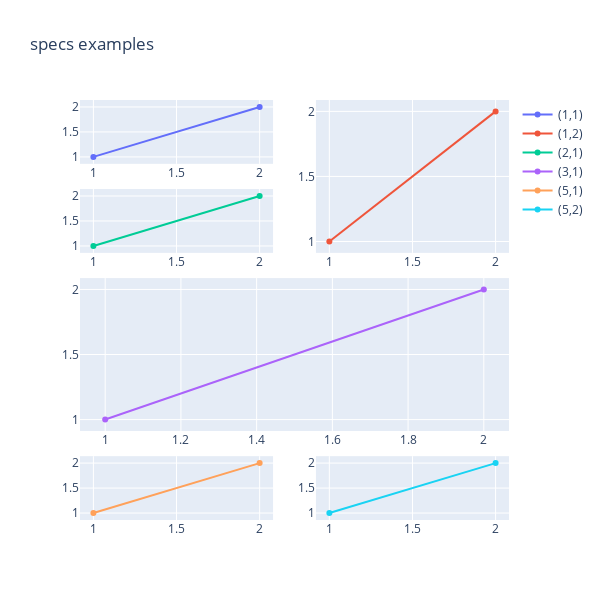

The notebook cell saved with this chart:
### Markdown cell above
### **Colspan**

### Code cell
from plotly.subplots import make_subplots
import plotly.graph_objects as go

fig = make_subplots(
    rows=5, cols=2,
    specs=[[{}, {"rowspan": 2}],
           [{}, None],
           [{"rowspan": 2, "colspan": 2}, None],
           [None, None],
           [{}, {}]],
    print_grid=True)

fig.add_trace(go.Scatter(x=[1, 2], y=[1, 2], name="(1,1)"), row=1, col=1)
fig.add_trace(go.Scatter(x=[1, 2], y=[1, 2], name="(1,2)"), row=1, col=2)
fig.add_trace(go.Scatter(x=[1, 2], y=[1, 2], name="(2,1)"), row=2, col=1)
fig.add_trace(go.Scatter(x=[1, 2], y=[1, 2], name="(3,1)"), row=3, col=1)
fig.add_trace(go.Scatter(x=[1, 2], y=[1, 2], name="(5,1)"), row=5, col=1)
fig.add_trace(go.Scatter(x=[1, 2], y=[1, 2], name="(5,2)"), row=5, col=2)

fig.update_layout(height=600, width=600, title_text="specs examples")
fig.show()

### Figure 1 — Plotly figure (JSON) as saved in the notebook; plotly's stock layout.template omitted (floating-point values rounded to 4 significant figures)
{"data": [{"name": "(1,1)", "type": "scatter", "x": [1, 2], "xaxis": "x", "y": [1, 2], "yaxis": "y"}, {"name": "(1,2)", "type": "scatter", "x": [1, 2], "xaxis": "x2", "y": [1, 2], "yaxis": "y2"}, {"name": "(2,1)", "type": "scatter", "x": [1, 2], "xaxis": "x3", "y": [1, 2], "yaxis": "y3"}, {"name": "(3,1)", "type": "scatter", "x": [1, 2], "xaxis": "x4", "y": [1, 2], "yaxis": "y4"}, {"name": "(5,1)", "type": "scatter", "x": [1, 2], "xaxis": "x5", "y": [1, 2], "yaxis": "y5"}, {"name": "(5,2)", "type": "scatter", "x": [1, 2], "xaxis": "x6", "y": [1, 2], "yaxis": "y6"}], "layout": {"height": 600, "title": {"text": "specs examples"}, "width": 600, "xaxis": {"anchor": "y", "domain": [0, 0.45]}, "xaxis2": {"anchor": "y2", "domain": [0.55, 1]}, "xaxis3": {"anchor": "y3", "domain": [0, 0.45]}, "xaxis4": {"anchor": "y4", "domain": [0, 1]}, "xaxis5": {"anchor": "y5", "domain": [0, 0.45]}, "xaxis6": {"anchor": "y6", "domain": [0.55, 1]}, "yaxis": {"anchor": "x", "domain": [0.848, 1]}, "yaxis2": {"anchor": "x2", "domain": [0.636, 1]}, "yaxis3": {"anchor": "x3", "domain": [0.636, 0.788]}, "yaxis4": {"anchor": "x4", "domain": [0.212, 0.576]}, "yaxis5": {"anchor": "x5", "domain": [0, 0.152]}, "yaxis6": {"anchor": "x6", "domain": [0, 0.152]}}}
